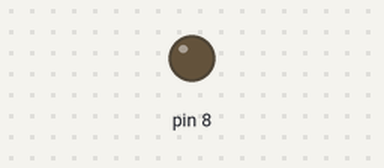
A sketch run on a simulated Arduino Uno, built with avr-gcc and run on an emulated ATmega328P. Parts: output pins drawn as LEDs (lit = HIGH).

Above: at 1.6 s.
At 3.8 s:
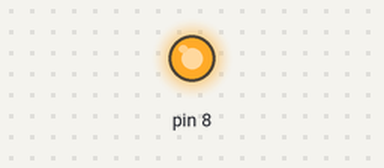
Timing chart, 0 to 10.5 s (numbered marks = the images above):
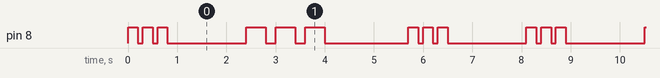

Measured:
- by itself, pin 8: repeats every 8.1 s: 2 × (LOW 0.10 s, HIGH 0.20 s), LOW 1.6 s, 2 × (HIGH 0.40 s, LOW 0.20 s), HIGH 0.40 s, LOW 1.7 s, 2 × (HIGH 0.20 s, LOW 0.10 s), HIGH 0.20 s, LOW 1.6 s, HIGH 0.20 s
- by itself, everything shown: repeats every 8.1 s, in 18 steps

The sketch:

morze.ino
```cpp
void setup() {
  pinMode(8, OUTPUT);
}

void loop() {
  const int delayTime = 1500;
  threeDots(200, 100);
  delay(delayTime);
  threeDashes(400, 200);
  delay(delayTime);
  threeDots(200, 100);
  delay(delayTime);
}

void threeDots(int timeHigh, int timeLow) {
  for (int dot = 0; dot < 3; ++dot)
  {
    digitalWrite(8, HIGH);
    delay(timeHigh);
    digitalWrite(8, LOW);
    delay(timeLow);
  }
}
void threeDashes (int timeHigh, int timeLow) {
  for (int dashes = 0; dashes < 3; ++dashes) {
    digitalWrite(8, HIGH);
    delay(timeHigh);
    digitalWrite(8, LOW);
    delay(timeLow);
  }
}
```
